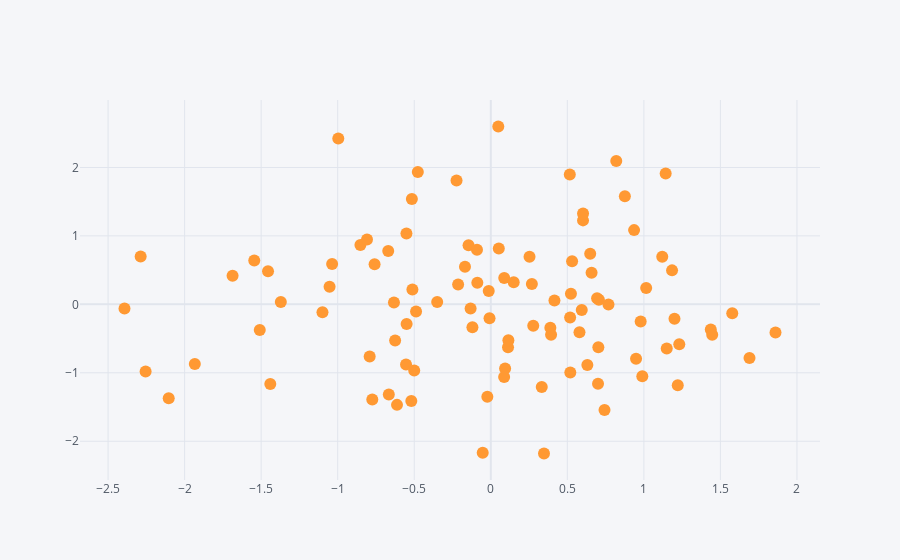

The code cell stored with this chart in its notebook:
### Code cell
df.iplot(kind='scatter', x='A',y='B', mode='markers')
